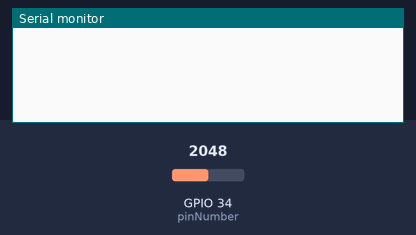
Recording of a sketch running on a simulated ESP32. Parts: the last lines printed to the serial monitor. The inputs (shaded band) are chosen by the test bench; at power-on: GPIO 34 (pinNumber) = 2048.

Above: at 1.2 s.
1.3 s: GPIO 34 (pinNumber) set to 2866
At 3.2 s:
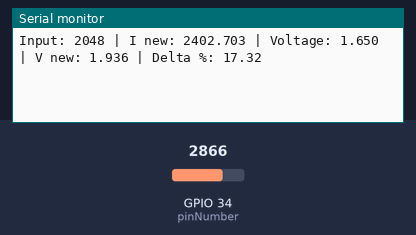
3.5 s: GPIO 34 (pinNumber) set to 3603
At 4.9 s:
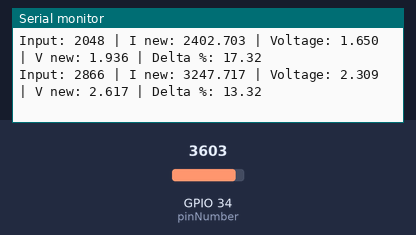
5.0 s: GPIO 34 (pinNumber) set to 0
At 7.5 s:
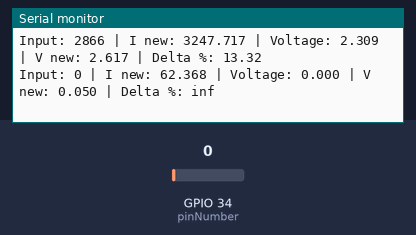

Measured:
- after the input at 1.3 s, the serial monitor: prints a new line after 0.70 s (image 1)
- after the input at 3.5 s, the serial monitor: prints a new line after 1.0 s (image 2)
- after the input at 5.0 s, the serial monitor: prints a new line after 2.0 s (image 3)

The sketch:

Linealizacion_lecturaADC.ino
```cpp
void setup() {
  Serial.begin(115200);
}
void loop() {
  const byte pinNumber = 34;
  int inputValue = analogRead(pinNumber);
  float inputVoltage = 3.3 / 4096 * inputValue;
  float adjustedInputValue = analogReadAdjusted(pinNumber);
  float adjustedInputVoltage = 3.3 / 4096 * adjustedInputValue;

  Serial.print("Input: ");
  Serial.print(inputValue);
  Serial.print(" | I new: ");
  Serial.print(adjustedInputValue, 3);
  Serial.print(" | Voltage: ");
  Serial.print(inputVoltage, 3);
  Serial.print(" | V new: ");
  Serial.print(adjustedInputVoltage, 3);
  Serial.print(" | Delta %: ");
  Serial.println((adjustedInputValue - inputValue) / inputValue * 100, 2);
  delay(500);
}
// Function for the linear adjustment of the ADC.
double analogReadAdjusted(byte pinNumber){
  const double f1 = 6.2368347718472492e+001;
  const double f2 =  2.2747034934713861e+000;
  const double f3 = -7.9994558213056788e-003;
  const double f4 =  2.4014349910239734e-005;
  const double f5 = -4.0871069658643206e-008;
  const double f6 =  4.2902463940351207e-011;
  const double f7 = -2.9061500055422066e-014;
  const double f8 =  1.2931238462787567e-017;
  const double f9 = -3.7531431973193992e-021;
  const double f10 =  6.8363850661158004e-025;
  const double f11 = -7.0913447289332223e-029;
  const double f12 =  3.1946783356275369e-033;
  const int loops = 40;
  const int loopDelay = 50;
  int counter = 1;
  int inputValue = 0;
  double totalInputValue = 0;
  double averageInputValue = 0;
  // Loop to get the average of different analog values.
  for (counter = 1; counter <= loops; counter++) {
    inputValue = analogRead(pinNumber);
    totalInputValue += inputValue;
    delay(loopDelay);
  }
  averageInputValue = totalInputValue / loops;
  return f1+f2*pow(averageInputValue,1)+f3*pow(averageInputValue,2)+
  f4*pow(averageInputValue,3)+f5*pow(averageInputValue,4)+f6*pow(averageInputValue,5)
  +f7*pow(averageInputValue,6)+f8*pow(averageInputValue,7)+f9*pow(averageInputValue, 8)
  +f10* pow(averageInputValue,9)+f11*pow(averageInputValue,10)+f12*pow(averageInputValue,11);
}
```
